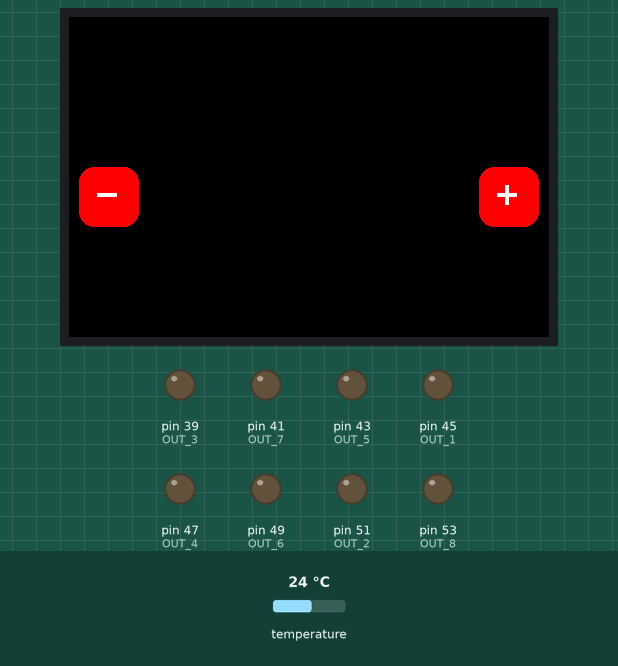
This sketch was run on a simulated Arduino Mega 2560, built with avr-gcc and run on an emulated ATmega2560. Shown: 480×320 colour display, output pins drawn as LEDs (lit = HIGH). Inputs (shaded band) come from the test bench; at power-on: temperature 24 °C. Pins used as bus, display or sensor lines are not drawn.

Above: at 0.4 s.
At 1.2 s:
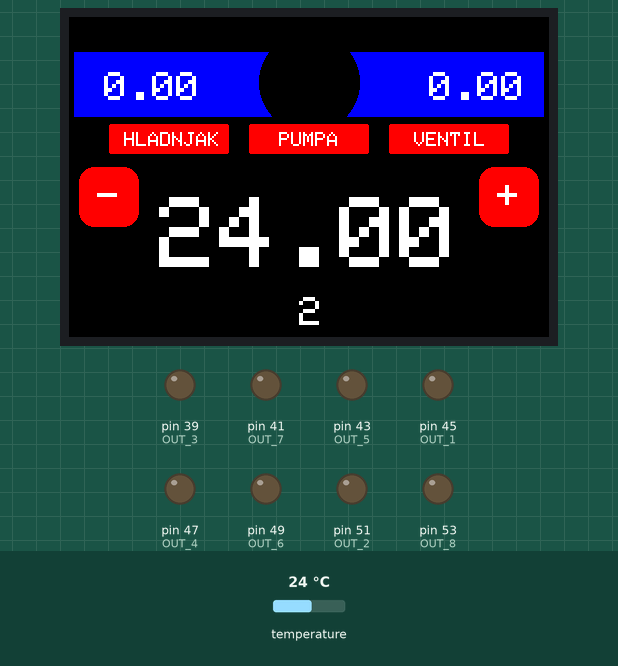

The sketch:

clean.ino
```cpp
#include <OneWire.h>
#include <Adafruit_GFX.h>
#include <MCUFRIEND_kbv.h>

MCUFRIEND_kbv tft;

#include <DallasTemperature.h>

#include <TouchScreen.h>
#define MINPRESSURE 200
#define MAXPRESSURE 1000

#define DS18S20_Pin 20
#define DS18B20_ID 0x28

#define OUT_3 39
#define OUT_7 41
#define OUT_5 43
#define OUT_1 45
#define OUT_4 47
#define OUT_6 49
#define OUT_2 51
#define OUT_8 53

#define BLACK 0x0000
#define BLUE 0x001F
#define RED 0xF800
#define GREEN 0x07E0
#define CYAN 0x07FF
#define MAGENTA 0xF81F
#define YELLOW 0xFFE0
#define WHITE 0xFFFF

//kalibracija
const int XP = 6, XM = A2, YP = A1, YM = 7;
const int TS_LEFT = 100, TS_RT = 890, TS_TOP = 900, TS_BOT = 210;


TouchScreen ts = TouchScreen(XP, YP, XM, YM, 300);

Adafruit_GFX_Button down_btn, up_btn;

OneWire ds(DS18S20_Pin);
DallasTemperature sensors(&ds);
const int screenArea_y = 320;
const int screenArea_x = 480;
const int screenAreaIn_y = 280;
const int screenAreaMenu_y = (screenArea_y - screenAreaIn_y);
int screenDivided_x, screenDivided_y;
int tiles = 1;
int margin_x = 5, margin_y = 5;
bool redraw = true;
bool menu = false;
float temp;
float upper_limit_1;
float lower_limit_1;
float upper_limit_2;
float lower_limit_2;
float upper_limit_3;
float lower_limit_3;
float upper_limit_4;
float lower_limit_4;
float upper_limit_5;
float lower_limit_5;

bool err = false;
int active_tile = 2;


uint8_t sensor_1[8] = { 0x28, 0x02, 0x00, 0x07, 0x43, 0x3A, 0x01, 0xB7 };
uint8_t sensor_2[8] = { 0x28, 0xFF, 0x9B, 0x7F, 0x31, 0x18, 0x01, 0x0C };


int sensorsTable[5][3] = { { RED, upper_limit_1, lower_limit_1 }, { BLUE, upper_limit_2, lower_limit_2 } };


int pixel_x, pixel_y;  //Touch_getXY() updates global vars
bool Touch_getXY(void) {
  TSPoint p = ts.getPoint();
  pinMode(YP, OUTPUT);  //restore shared pins
  pinMode(XM, OUTPUT);
  digitalWrite(YP, HIGH);  //because TFT control pins
  digitalWrite(XM, HIGH);
  bool pressed = (p.z > MINPRESSURE && p.z < MAXPRESSURE);
  if (pressed) {
    pixel_x = map(p.x, TS_LEFT, TS_RT, 0, tft.width());  //.kbv makes sense to me
    pixel_y = map(p.y, TS_TOP, TS_BOT, 0, tft.height());
  }
  return pressed;
}


void setCursor(int16_t x, int16_t y);
void setTextColor(uint16_t color);
void setTextColor(uint16_t color, uint16_t backgroundcolor);
void setTextSize(uint8_t size);
void setTextWrap(boolean w);


void setup(void) {
  uint16_t ID = tft.readID();
  if (ID == 0xD3D3) ID = 0x9486;  // write-only shield
  sensors.begin();
  sensors.setResolution(sensor_1, 12);
  sensors.setResolution(sensor_2, 12);
  tft.begin(ID);
  tft.setRotation(1);
  tft.fillScreen(BLACK);
  pinMode(OUT_1, OUTPUT);
  pinMode(OUT_2, OUTPUT);
  pinMode(OUT_3, OUTPUT);
  pinMode(OUT_4, OUTPUT);
  pinMode(OUT_5, OUTPUT);
  pinMode(OUT_6, OUTPUT);
  pinMode(OUT_7, OUTPUT);
  pinMode(OUT_8, OUTPUT);

  digitalWrite(OUT_1, LOW);
  digitalWrite(OUT_2, LOW);
  digitalWrite(OUT_3, LOW);
  digitalWrite(OUT_4, LOW);
  digitalWrite(OUT_5, LOW);
  digitalWrite(OUT_6, LOW);
  digitalWrite(OUT_7, LOW);
  digitalWrite(OUT_8, LOW);

  down_btn.initButton(&tft, 40, 180, 60, 60, RED, RED, WHITE, "-", 4);
  up_btn.initButton(&tft, 440, 180, 60, 60, RED, RED, WHITE, "+", 4);


  up_btn.drawButton(false);
  down_btn.drawButton(false);
  mainLoop();
}

void loop(void) {

  bool down = Touch_getXY();
  down_btn.press(down && down_btn.contains(pixel_x, pixel_y));
  up_btn.press(down && up_btn.contains(pixel_x, pixel_y));


  if (down_btn.justReleased()) {
    down_btn.drawButton();

    if (active_tile > 1) {
      active_tile -= 1;
      redraw = true;
      mainLoop();
    }
  }

  if (up_btn.justReleased()) {
    up_btn.drawButton();
    if (active_tile < 2) {
      active_tile += 1;
      redraw = true;
      mainLoop();
    }
  }

}


float checkTemperature(DeviceAddress deviceAddress) {
  float tempC = sensors.getTempC(deviceAddress);
  if (tempC == DEVICE_DISCONNECTED_C) {

    return -127;
  }
  return tempC;
}


void printTemperature(DeviceAddress deviceAddress, int panel_no) {
  tft.setCursor((screenDivided_x / 2 - 150), 180);
  tft.setTextColor(WHITE, BLACK);
  tft.setTextWrap(false);
  float tempC = sensors.getTempC(deviceAddress);
  if (tempC == DEVICE_DISCONNECTED_C) {
    if (err == true) {
      return;
    }
    drawPanel(panel_no);
    tft.setTextSize(5);
    tft.setCursor((screenDivided_x / 2 - 130), 190);
    tft.print("ODSPOJEN");
    err = true;
  } else {
    tft.setTextSize(10);
    tft.print(tempC);
    err = false;
  }
}

void drawPanel(int tileLocation) {
  tileLocation = tileLocation - 1;
  int color = sensorsTable[tileLocation][0];
  float upper_limit = sensorsTable[tileLocation][1];
  float lower_limit = sensorsTable[tileLocation][2];
  screenDivided_x = screenArea_x;
  screenDivided_y = screenAreaIn_y;
  tft.fillRect(margin_x, (margin_y + 30), (screenDivided_x - 2 * margin_x), (margin_y + 60), color);
  tft.fillCircle((240), (margin_y + 60), 50, BLACK);

  if (digitalRead(OUT_6) == HIGH) {
    tft.fillRoundRect(40, 107, 120, 30, 2, GREEN);
    tft.setCursor(55, 115);
    tft.setTextSize(2);
    tft.setTextColor(WHITE);
    tft.print("HLADNJAK");
  } else if (digitalRead(OUT_6) == LOW) {
    tft.fillRoundRect(40, 107, 120, 30, 2, RED);
    tft.setCursor(55, 115);
    tft.setTextSize(2);
    tft.setTextColor(WHITE);
    tft.print("HLADNJAK");
  }
  if (digitalRead(OUT_7) == HIGH) {
    tft.fillRoundRect(180, 107, 120, 30, 2, GREEN);
    tft.setCursor(210, 115);
    tft.setTextSize(2);
    tft.setTextColor(WHITE);
    tft.print("PUMPA");
  } else if (digitalRead(OUT_7) == LOW) {
    tft.fillRoundRect(180, 107, 120, 30, 2, RED);
    tft.setCursor(210, 115);
    tft.setTextSize(2);
    tft.setTextColor(WHITE);
    tft.print("PUMPA");
  }
  if (digitalRead(OUT_8) == HIGH) {
    tft.fillRoundRect(320, 107, 120, 30, 2, GREEN);
    tft.setCursor(345, 115);
    tft.setTextSize(2);
    tft.setTextColor(WHITE);
    tft.print("VENTIL");
  } else if (digitalRead(OUT_8) == LOW) {
    tft.fillRoundRect(320, 107, 120, 30, 2, RED);
    tft.setCursor(345, 115);
    tft.setTextSize(2);
    tft.setTextColor(WHITE);
    tft.print("VENTIL");
  }

  tft.setCursor(35, 50 + margin_y);
  tft.setTextSize(4);
  tft.setTextColor(WHITE);
  tft.print(upper_limit);
  tft.setCursor(360, 50 + margin_y);
  tft.print(lower_limit);
  redraw = false;
  tft.fillRect(200, 260, 60, 60, BLACK);
  tft.setCursor(230, 280);
  tft.setTextSize(4);
  tft.setTextColor(WHITE);
  tft.print(tileLocation + 1);
}

void mainLoop() {

  sensors.requestTemperatures();

  if (redraw == true) {
    drawPanel(active_tile);
    redraw = false;
  }

  switch (active_tile) {
    case 1:
      printTemperature(sensor_1, 1);
      break;
    case 2:
      printTemperature(sensor_2, 2);
      break;
  }
}
```
